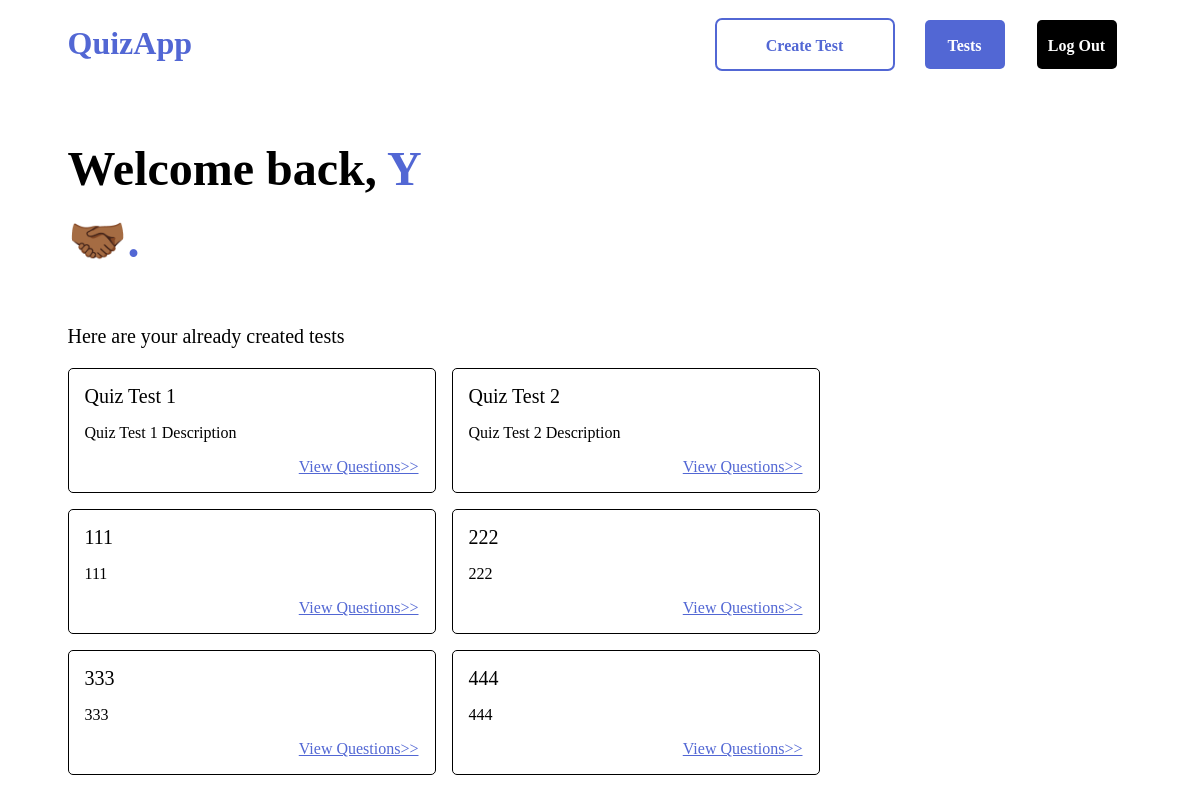
Before: / (signed in) with the older database file.
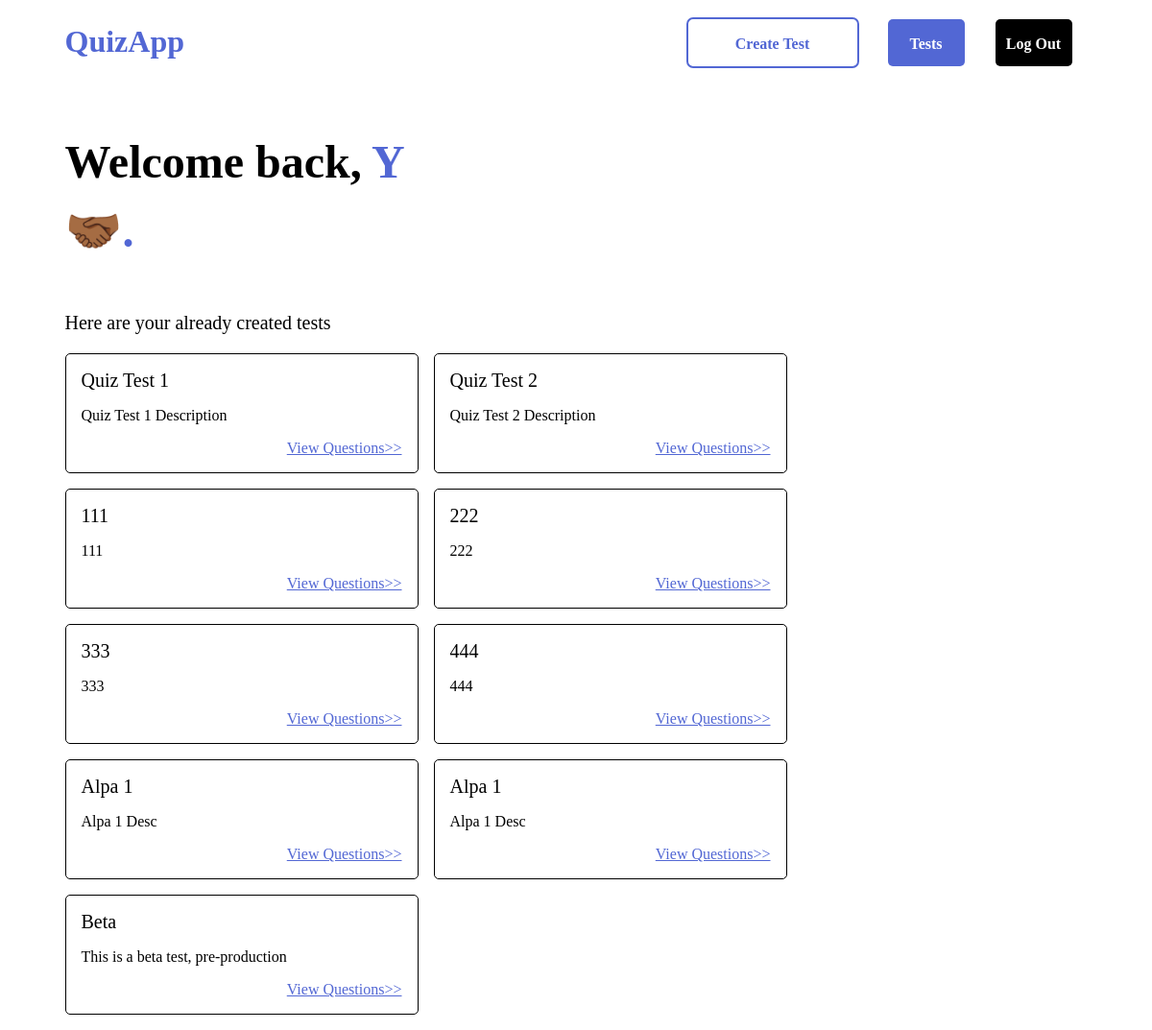
After: the same page with the newer database file.
### QuizApp/models.py (models this page shows)
class Quiz(models.Model):
    user = models.ForeignKey(User, on_delete=models.CASCADE)
    title = models.CharField(max_length=200)
    description = models.CharField(max_length=1000)

### QuizApp/views.py (the view)
# urls.py: path('', views.index, name='index'),
def index(request):
    try:
        user_id=request.user.id
        if user_id is not None:
            q = Quiz.objects.filter(user=user_id)
            return render(request, "quizapp/index.html", {
                'tests': q
            })
        return render(request, "quizapp/landingpage.html")
    except:
        return render(request, "quizapp/landingpage.html")

### QuizApp/templates/QuizApp/index.html
{% extends "quizapp/layout.html" %}
{% block body %}
    {% if tests %}
        <p class="h1">Welcome back, <span>{{user}} 🤝🏾.</span></p>
        <p class="h1f">Here are your already created tests</p>
        <div class="item-container">
            {% for test in tests %}
                <div class="item">
                    <h3>{{test.title}}</h3>
                    <p>{{test.description}}</p>
                    <a href="{% url 'tests' test.id%}">View Questions>></a>
                </div>
            {% endfor %}
        </div>
    {% else %}
        <p class="h1">Welcome, <span>{{user}} 🤝🏾.</span></p>
        <p class="h1nf">You haven't created any tests</p>
    {% endif %}
{% endblock %}

Changed rows visible on the page:
added Quiz: title "Alpa 1", description "Alpa 1 Desc"
added Quiz: title "Alpa 1", description "Alpa 1 Desc"
added Quiz: title "Beta", description "This is a beta test, pre-production"
